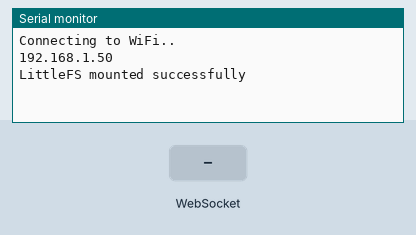
Simulated run of this sketch. Board: ESP32. Shown: the last lines printed to the serial monitor. The inputs (shaded band) are chosen by the test bench. WiFi joins after 1.5 s; servers stay silent unless stated; storage starts empty; random numbers use the default seed unless the sketch sets one.

Above: at 3.2 s.
3.3 s: WebSocket text "1" received
At 4.3 s:
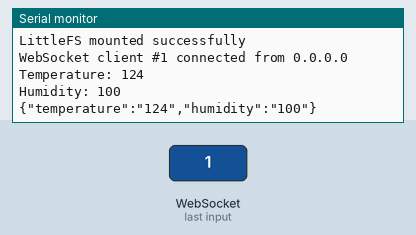
4.8 s: WebSocket text "0" received
At 5.4 s:
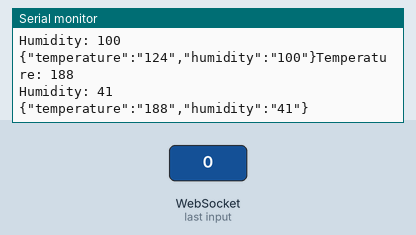

Measured:
- after the input at 3.3 s, the serial monitor: prints a new line at once (image 1)
- after the input at 4.8 s, the serial monitor: prints a new line at once (image 2)

The sketch:

ESP32_Sensor_Readings_WebSocket.ino
```cpp
// (licence header left out)
#include <Arduino.h>
#include <WiFi.h>
#include <Arduino_JSON.h>
#include <AsyncTCP.h>
#include <ESPAsyncWebServer.h>
#include "LittleFS.h"


#include <Adafruit_BME280.h>
#include <Adafruit_Sensor.h>

// Replace with your network credentials
const char* ssid = "GizanTech_network";
const char* password = "#Analysis23";

// Create AsyncWebServer object on port 80
AsyncWebServer server(80);

// Create a WebSocket object
AsyncWebSocket ws("/ws");

// Json Variable to Hold Sensor Readings
JSONVar readings;

// Timer variables
unsigned long lastTime = 0;
unsigned long timerDelay = 30000;

// Create a sensor object
Adafruit_BME280 bme;

// Init BME280
int Temperature() {
  // Generate a random number between 0 and 200
  int randomNumber = random(0, 201);
  Serial.print("Temperature: ");
  Serial.println(randomNumber);

  return randomNumber;
}

int Humidity() {
  // Generate a random number between 0 and 200
  int randomNumber = random(0, 201);
  Serial.print("Humidity: ");
  Serial.println(randomNumber);

  return randomNumber;
}


// Get Sensor Readings and return JSON object
String getSensorReadings(){
  readings["temperature"] = String(Temperature());
  readings["humidity"] =  String(Humidity());

  String jsonString = JSON.stringify(readings);
  return jsonString;
}

// Initialize LittleFS
void initLittleFS() {
  if (!LittleFS.begin(true)) {
    Serial.println("An error has occurred while mounting LittleFS");
  }
  Serial.println("LittleFS mounted successfully");
}

// Initialize WiFi
void initWiFi() {
  WiFi.mode(WIFI_STA);
  WiFi.begin(ssid, password);
  Serial.println("Connecting to WiFi..");
  while (WiFi.status() != WL_CONNECTED) {
    //Serial.print('.');
    delay(1000);
  }
  Serial.println(WiFi.localIP());
}

void notifyClients(String sensorReadings) {
  ws.textAll(sensorReadings);
}

void handleWebSocketMessage(void *arg, uint8_t *data, size_t len) {
  AwsFrameInfo *info = (AwsFrameInfo*)arg;
  if (info->final && info->index == 0 && info->len == len && info->opcode == WS_TEXT) {
    //data[len] = 0;
    //String message = (char*)data;
    // Check if the message is "getReadings"
    //if (strcmp((char*)data, "getReadings") == 0) {
      //if it is, send current sensor readings
      String sensorReadings = getSensorReadings();
      Serial.print(sensorReadings);
      notifyClients(sensorReadings);
    //}
  }
}

void onEvent(AsyncWebSocket *server, AsyncWebSocketClient *client, AwsEventType type, void *arg, uint8_t *data, size_t len) {
  switch (type) {
    case WS_EVT_CONNECT:
      Serial.printf("WebSocket client #%u connected from %s\n", client->id(), client->remoteIP().toString().c_str());
      break;
    case WS_EVT_DISCONNECT:
      Serial.printf("WebSocket client #%u disconnected\n", client->id());
      break;
    case WS_EVT_DATA:
      handleWebSocketMessage(arg, data, len);
      break;
    case WS_EVT_PONG:
    case WS_EVT_ERROR:
      break;
  }
}

void initWebSocket() {
  ws.onEvent(onEvent);
  server.addHandler(&ws);
}

void setup() {
  Serial.begin(115200);

  //initBME();


  initWiFi();

  initLittleFS();

  initWebSocket();

  // Web Server Root URL
  server.on("/", HTTP_GET, [](AsyncWebServerRequest *request) {
    request->send(LittleFS, "/index.html", "text/html");
  });

  server.serveStatic("/", LittleFS, "/");

  // Start server
  server.begin();
}

void loop() {
  if ((millis() - lastTime) > timerDelay) {
    String sensorReadings = getSensorReadings();
    Serial.print(sensorReadings);
    notifyClients(sensorReadings);
    lastTime = millis();
  }
  ws.cleanupClients();
}
```
